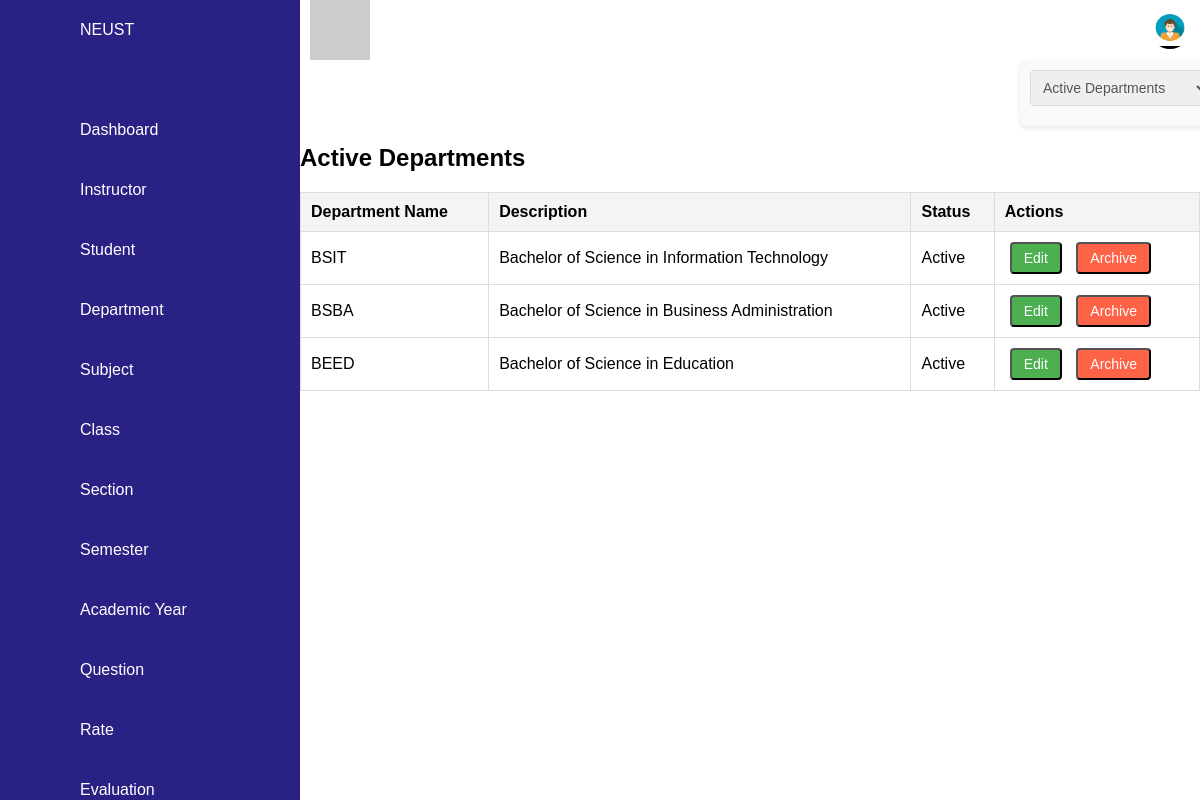
The page /department.php on the database its author committed.
### tables this page shows
CREATE TABLE `department` (
  `dep_id` int(11) NOT NULL,
  `department` varchar(50) NOT NULL,
  `description` text DEFAULT NULL,
  `status` enum('active','archived') DEFAULT 'active'
);

### department.php (the view, shortened to what this page needs)
<?php
$servername = "localhost";
$username = "root";
$password = "";
$dbname = "cap";
$conn = new mysqli($servername, $username, $password, $dbname);
$filter = isset($_GET['status']) ? $_GET['status'] : 'active';
if ($filter == 'archived') {
    $sql = "SELECT * FROM department WHERE status = 'archived'";
} else {
    $sql = "SELECT * FROM department WHERE status = 'active'";
}
$result = $conn->query($sql);
?>
<!DOCTYPE html>
<html lang="en">
<head>
    <link rel="stylesheet" href="style.css">
</head>
<body>
<div class="containerr">
    <div class="navigation">
    <ul>
                <li>
                    <a href="index.php">
                        <span class="icon"><ion-icon name="school"></ion-icon></span>
                        <span class="title">NEUST</span>
                    </a>
                </li>
                <li id="dashboard">
                    <a href="dashboard.php"><span class="icon"><ion-icon name="home"></ion-icon></span><span class="title">Dashboard</span></a>
                </li>
                <li id="instructor">
                    <a href="instructor.php"><span class="icon"><ion-icon name="person-add"></ion-icon></span><span class="title">Instructor</span></a>
                </li>
                <li id="student">
                    <a href="student.php"><span class="icon"><ion-icon name="person-add"></ion-icon></span><span class="title">Student</span></a>
                </li>
                <li id="department">
                    <a href="department.php"><span class="icon"><ion-icon name="desktop"></ion-icon></span><span class="title">Department</span></a>
                </li>
                <li id="subject">
                <a href="subject.php"><span class="icon"><ion-icon name="desktop"></ion-icon></span><span class="title">Subject</span></a>
                </li>
                <li id="class">
                    <a href="class.php"><span class="icon"><ion-icon name="desktop"></ion-icon></span><span class="title">Class</span></a>
                </li>
                <li id="section">
                    <a href="section.php"><span class="icon"><ion-icon name="desktop"></ion-icon></span><span class="title">Section</span></a>
                </li>
                <li id="semester">
                    <a href="semester.php"><span class="icon"><ion-icon name="desktop"></ion-icon></span><span class="title">Semester</span></a>
                </li>
                <li id="academic">
                    <a href="acad_year.php"><span class="icon"><ion-icon name="desktop"></ion-icon></span><span class="title">Academic Year</span></a>
                </li>
                <li id="question">
                    <a href="question.php"><span class="icon"><ion-icon name="desktop"></ion-icon></span><span class="title">Question</span></a>
                </li>
                <li id="rate">
                    <a href="rate.php"><span class="icon"><ion-icon name="desktop"></ion-icon></span><span class="title">Rate</span></a>
                </li>
                <li id="evaluation">
                    <a href="evaluation.php"><span class="icon"><ion-icon name="desktop"></ion-icon></span><span class="title">Evaluation</span></a>
                </li>
            </ul>
    </div>
    <div class="main">
        <div class="topbar">
            <div class="toggle">
            </div>
            <div class="user">
                <div class="dropdown">
                    <button class="dropdown-btn">
                        <img src="/img/admin.jpg" alt="User Profile" class="profile-img">
                    </button>
                </div>
            </div>
        </div>
        <div class="filter-container">
    <form method="GET">
        <select name="status" onchange="this.form.submit()" class="status-select">
            <option value="active" <?php echo ($filter == 'active') ? 'selected' : ''; ?>>Active Departments</option>
        </select>
    </form>
   </div>
        <h2><?php echo ucfirst($filter); ?> Departments</h2>
        <div class="table-wrapper">
            <table class="table table-bordered">
                <thead>
                    <tr>
                        <th>Department Name</th>
                        <th>Description</th>
                        <th>Status</th>
                        <th>Actions</th>
                    </tr>
                </thead>
                <tbody>
                    <?php if ($result->num_rows > 0): ?>
                        <?php while($row = $result->fetch_assoc()): ?>
                            <tr>
                                <td><?php echo $row['department']; ?></td>
                                <td><?php echo $row['description']; ?></td>
                                <td><?php echo ucfirst($row['status']); ?></td>
                                <td>
                                    <?php if ($row['status'] == 'active'): ?>
                                        <button class="btn btn-success edit-btn" onclick="openEditModal(<?php echo $row['dep_id']; ?>, '<?php echo $row['department']; ?>', '<?php echo $row['description']; ?>', '<?php echo $row['status']; ?>')">Edit</button>
                                        <a href="department.php?archive=true&dep_id=<?php echo $row['dep_id']; ?>">
                                            <button class="btn btn-danger archive-btn">Archive</button>
                                        </a>
                                    <?php elseif ($row['status'] == 'archived'): ?>
                                        <a href="department.php?restore=true&dep_id=<?php echo $row['dep_id']; ?>">
                                            <button class="btn btn-success edit-btn">Restore</button>
                                        </a>
                                    <?php endif; ?>
                                </td>
                            </tr>
                        <?php endwhile; ?>
                    <?php else: ?>
                        <tr><td colspan="4">No departments found</td></tr>
                    <?php endif; ?>
                </tbody>
            </table>
        </div>
    </div>
</div>
</body>
</html>

### style.css (style rules this page uses)
* { font-family: "Ubuntu", sans-serif; margin: 0; padding: 0; box-sizing: border-box; }
:root { --blue: #2a2185; --white: #fff; --gray: #f5f5f5; --black1: #222; --black2: #999; --primary-blue: #003b5c; --secondary-yellow: #f8c51c; --accent-light-blue: #5b8c9b; --background-color: #f4f4f4; }
body { min-height: 100vh; overflow-x: hidden; }
.navigation { position: fixed; width: 300px; height: 100%; background: var(--blue); border-left: 10px solid var(--blue); transition: 0.5s; overflow: auto; }
.navigation ul { position: absolute; top: 0; left: 0; width: 100%; }
.navigation ul li { position: relative; width: 100%; list-style: none; border-top-left-radius: 30px; border-bottom-left-radius: 30px; }
.navigation ul li:nth-child(1) { margin-bottom: 40px; pointer-events: none; }
.navigation ul li a { position: relative; display: block; width: 100%; display: flex; text-decoration: none; color: var(--white); }
.navigation ul li a .icon { position: relative; display: block; min-width: 60px; height: 60px; line-height: 73px; text-align: center; }
.navigation ul li a .title { display: block; padding: 0 10px; height: 60px; line-height: 60px; text-align: start; white-space: nowrap; }
li#student > a { cursor: pointer; }
.main { position: absolute; width: calc(100% - 300px); left: 300px; min-height: 100vh; background: var(--white); transition: 0.5s; }
.topbar { width: 100%; height: 60px; display: flex; justify-content: space-between; align-items: center; padding: 0 10px; }
.toggle { position: relative; width: 60px; height: 60px; background: #ccc; display: flex; justify-content: center; align-items: center; font-size: 2.5rem; cursor: pointer; }
.dropdown-btn { background: none; border: none; cursor: pointer; padding: 0; display: block; z-index: 10; }
.profile-img { width: 40px; height: 40px; border-radius: 50%; }
.btn { text-decoration: none; padding: 6px 12px; margin: 0 5px; border-radius: 4px; font-size: 14px; display: inline-block; text-align: center; transition: all 0.3s ease; }
.edit-btn { background-color: #4CAF50; color: white; }
.archive-btn { background-color: #f44336; color: white; }
th, td { padding: 10px; text-align: left; }
th { background-color: #f4f4f4; }
td { border-bottom: 1px solid #ddd; }
table { width: 100%; margin-top: 20px; border-collapse: collapse; }
table, th, td { border: 1px solid #ddd; }
.archive-btn { background-color: #ff6347; color: white; }
.filter-container { margin-left: 80%; display: flex; flex-direction: column; justify-content: flex-end; width: 200px; padding: 10px; background-color: #f9f9f9; border-radius: 8px; box-shadow: 0 2px 5px rgba(0, 0, 0, 0.1); }
.status-select { width: 100%; padding: 8px; margin-bottom: 10px; border: 1px solid #ddd; border-radius: 4px; font-size: 14px; color: #555; }

### rows shown on the page
department: department "BSIT", description "Bachelor of Science in Information Technology", status "Active"
department: department "BSBA", description "Bachelor of Science in Business Administration", status "Active"
department: department "BEED", description "Bachelor of Science in Education", status "Active"

### other values the page prints
$filter "Active"
